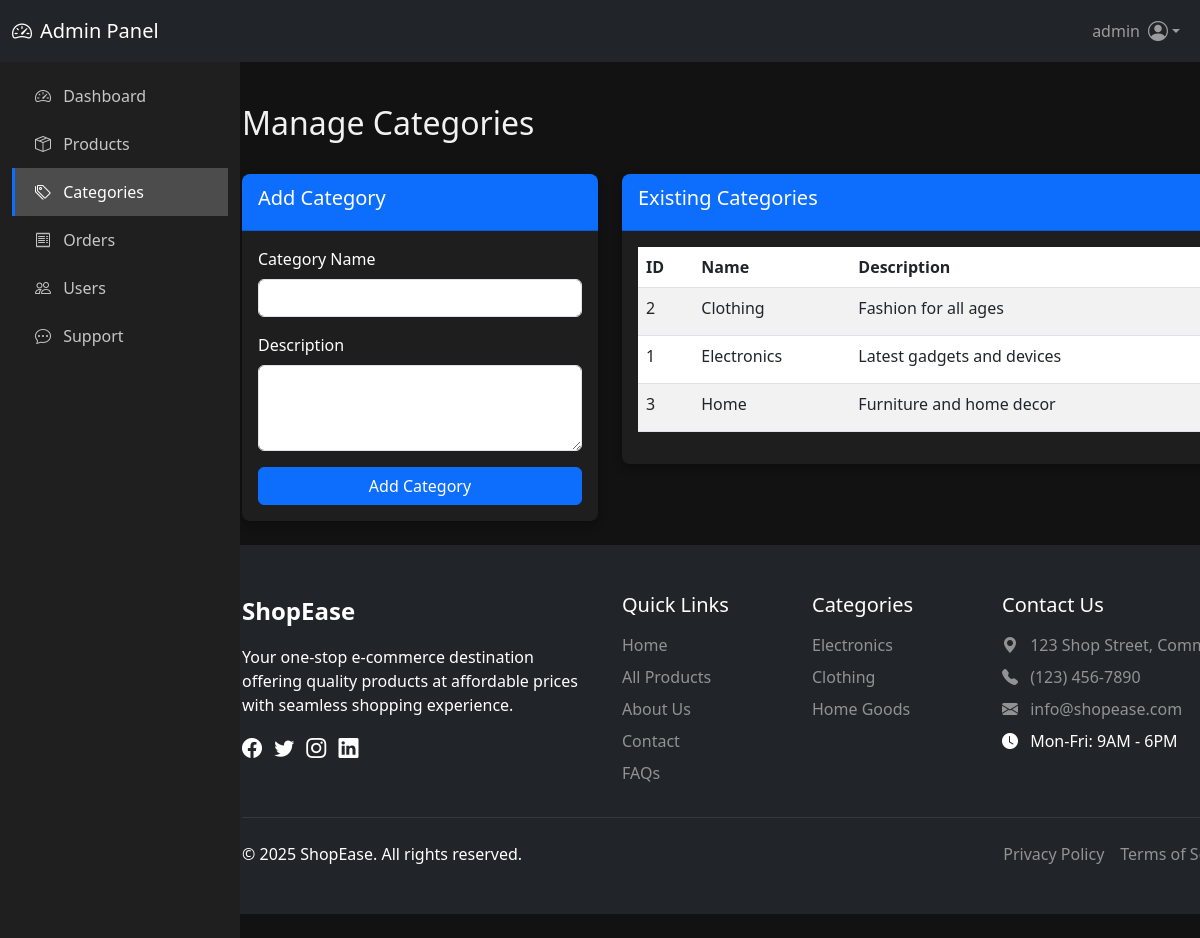
Screenshot of /admin/categories.php (signed in) with the database file from the repository.
### tables this page shows
CREATE TABLE categories (
    id INT AUTO_INCREMENT PRIMARY KEY,
    name VARCHAR(50) NOT NULL UNIQUE,
    description TEXT
);

### admin/categories.php (the view, shortened to what this page needs)
<?php
require_once '../includes/db.php';
$categories = $pdo->query("SELECT * FROM categories ORDER BY name ASC")->fetchAll();
require_once 'header.php';
?>
<div class="container mt-4">
    <div class="d-flex justify-content-between align-items-center mb-4">
        <h2>Manage Categories</h2>
    </div>
    <div class="row">
        <div class="col-md-4 mb-4">
            <div class="card">
                <div class="card-header">
                    <h5><?= isset($_GET['edit']) ? 'Edit' : 'Add' ?> Category</h5>
                </div>
                <div class="card-body">
                    <?php
                    $editing_category = null;
                    ?>
                    <form method="post">
                        <div class="mb-3">
                            <label for="name" class="form-label">Category Name</label>
                            <input type="text" class="form-control" id="name" name="name"
                                   value="<?= $editing_category ? htmlspecialchars($editing_category['name']) : '' ?>"
                                   required>
                        </div>
                        <div class="mb-3">
                            <label for="description" class="form-label">Description</label>
                            <textarea class="form-control" id="description" name="description"
                                      rows="3"><?= $editing_category ? htmlspecialchars($editing_category['description']) : '' ?></textarea>
                        </div>
                        <button type="submit" name="<?= $editing_category ? 'update_category' : 'add_category' ?>"
                                class="btn btn-primary w-100">
                            <?= $editing_category ? 'Update' : 'Add' ?> Category
                        </button>
                    </form>
                </div>
            </div>
        </div>
        <div class="col-md-8">
            <div class="card">
                <div class="card-header">
                    <h5>Existing Categories</h5>
                </div>
                <div class="card-body">
                    <?php if (empty($categories)): ?>
                        <div class="alert alert-info">No categories found.</div>
                    <?php else: ?>
                        <div class="table-responsive">
                            <table class="table table-striped">
                                <thead>
                                    <tr>
                                        <th>ID</th>
                                        <th>Name</th>
                                        <th>Description</th>
                                    </tr>
                                </thead>
                                <tbody>
                                    <?php foreach ($categories as $category): ?>
                                        <tr>
                                            <td><?= $category['id'] ?></td>
                                            <td><?= htmlspecialchars($category['name']) ?></td>
                                            <td><?= htmlspecialchars($category['description']) ?></td>
                                        </tr>
                                    <?php endforeach; ?>
                                </tbody>
                            </table>
                        </div>
                    <?php endif; ?>
                </div>
            </div>
        </div>
    </div>
</div>
<?php require_once '../includes/footer.php'; ?>

### admin/header.php (shortened to what this page needs)
<!DOCTYPE html>
<html lang="en">
<head>
    <link href="https://cdn.jsdelivr.net/npm/bootstrap@5.3.0/dist/css/bootstrap.min.css" rel="stylesheet">
    <link href="https://cdn.jsdelivr.net/npm/bootstrap-icons@1.10.0/font/bootstrap-icons.css" rel="stylesheet">
    <link href="../assets/css/admin.css" rel="stylesheet">
    <link href="https://cdn.datatables.net/1.13.4/css/dataTables.bootstrap5.min.css" rel="stylesheet">
</head>
<body class="admin-body">
<nav class="navbar navbar-expand-lg navbar-dark bg-dark fixed-top">
    <div class="container-fluid">
        <a class="navbar-brand me-auto" href="index.php">
            <i class="bi bi-speedometer2 me-2"></i>Admin Panel
        </a>
        <div class="ms-auto d-flex align-items-center">
            <ul class="navbar-nav">
                <li class="nav-item dropdown">
                    <a class="nav-link dropdown-toggle d-flex align-items-center"
                       href="#" id="adminDropdown" role="button"
                       data-bs-toggle="dropdown" aria-expanded="false">
                        <span class="me-2 d-none d-sm-inline"><?= htmlspecialchars($_SESSION['username']) ?></span>
                        <i class="bi bi-person-circle fs-5"></i>
                    </a>
                </li>
            </ul>
        </div>
    </div>
</nav>
<div class="container-fluid">
    <div class="row">
        <div class="col-md-3 col-lg-2 d-md-block sidebar" id="sidebarMenu">
            <div class="position-sticky pt-3">
                <ul class="nav flex-column">
                    <li class="nav-item">
                        <a class="nav-link <?= basename($_SERVER['PHP_SELF']) == 'index.php' ? 'active' : '' ?>" href="index.php">
                            <i class="bi bi-speedometer2 me-2"></i> Dashboard
                        </a>
                    </li>
                    <li class="nav-item">
                        <a class="nav-link <?= in_array(basename($_SERVER['PHP_SELF']), ['products.php', 'add_product.php', 'edit_product.php']) ? 'active' : '' ?>" href="products.php">
                            <i class="bi bi-box-seam me-2"></i> Products
                        </a>
                    </li>
                    <li class="nav-item">
                        <a class="nav-link <?= basename($_SERVER['PHP_SELF']) == 'categories.php' ? 'active' : '' ?>" href="categories.php">
                            <i class="bi bi-tags me-2"></i> Categories
                        </a>
                    </li>
                    <li class="nav-item">
                        <a class="nav-link <?= basename($_SERVER['PHP_SELF']) == 'orders.php' ? 'active' : '' ?>" href="orders.php">
                            <i class="bi bi-receipt me-2"></i> Orders
                        </a>
                    </li>
                    <li class="nav-item">
                        <a class="nav-link <?= basename($_SERVER['PHP_SELF']) == 'manage_users.php' ? 'active' : '' ?>" href="manage_users.php">
                            <i class="bi bi-people me-2"></i> Users
                        </a>
                    </li>
                    <li class="nav-item">
                        <a class="nav-link <?= basename($_SERVER['PHP_SELF']) == 'chat.php' ? 'active' : '' ?>" href="chat.php">
                            <i class="bi bi-chat-dots me-2"></i> Support
                        </a>
                    </li>
                </ul>
            </div>
        </div>
        <main class="main-content">

### includes/footer.php (shortened to what this page needs)
<footer class="bg-dark text-white py-5">
    <div class="container">
        <div class="row g-4">
            <div class="col-lg-4 col-md-6">
                <div class="footer-about">
                    <a href="index.php" class="d-flex align-items-center mb-3 text-decoration-none">
                        <span class="fs-4 text-white fw-bold">ShopEase</span>
                    </a>
                    <p class="mb-3">Your one-stop e-commerce destination offering quality products at affordable prices with seamless shopping experience.</p>
                    <div class="social-icons">
                        <a href="#" class="text-white me-2" aria-label="Facebook"><i class="bi bi-facebook fs-5"></i></a>
                        <a href="#" class="text-white me-2" aria-label="Twitter"><i class="bi bi-twitter fs-5"></i></a>
                        <a href="#" class="text-white me-2" aria-label="Instagram"><i class="bi bi-instagram fs-5"></i></a>
                        <a href="#" class="text-white" aria-label="LinkedIn"><i class="bi bi-linkedin fs-5"></i></a>
                    </div>
                </div>
            </div>
            <div class="col-lg-2 col-md-6">
                <h5 class="mb-3">Quick Links</h5>
                <ul class="nav flex-column">
                    <li class="nav-item mb-2"><a href="index.php" class="nav-link p-0 text-white-50">Home</a></li>
                    <li class="nav-item mb-2"><a href="products.php" class="nav-link p-0 text-white-50">All Products</a></li>
                    <li class="nav-item mb-2"><a href="about.php" class="nav-link p-0 text-white-50">About Us</a></li>
                    <li class="nav-item mb-2"><a href="contact.php" class="nav-link p-0 text-white-50">Contact</a></li>
                    <li class="nav-item mb-2"><a href="faq.php" class="nav-link p-0 text-white-50">FAQs</a></li>
                </ul>
            </div>
            <div class="col-lg-2 col-md-6">
                <h5 class="mb-3">Categories</h5>
                <ul class="nav flex-column">
                    <li class="nav-item mb-2"><a href="electronics.php" class="nav-link p-0 text-white-50">Electronics</a></li>
                    <li class="nav-item mb-2"><a href="clothing.php" class="nav-link p-0 text-white-50">Clothing</a></li>
                    <li class="nav-item mb-2"><a href="furniture.php" class="nav-link p-0 text-white-50">Home Goods</a></li>
                </ul>
            </div>
            <div class="col-lg-4 col-md-6">
                <h5 class="mb-3">Contact Us</h5>
                <ul class="list-unstyled">
                    <li class="mb-2">
                        <a href="https://maps.google.com" class="text-white-50 text-decoration-none">
                            <i class="bi bi-geo-alt-fill me-2"></i> 123 Shop Street, Commerce City
                        </a>
                    </li>
                    <li class="mb-2">
                        <a href="tel:+1234567890" class="text-white-50 text-decoration-none">
                            <i class="bi bi-telephone-fill me-2"></i> (123) 456-7890
                        </a>
                    </li>
                    <li class="mb-2">
                        <a href="mailto:info@shopease.com" class="text-white-50 text-decoration-none">
                            <i class="bi bi-envelope-fill me-2"></i> info@shopease.com
                        </a>
                    </li>
                    <li class="mb-2">
                        <i class="bi bi-clock-fill me-2"></i> Mon-Fri: 9AM - 6PM
                    </li>
                </ul>
            </div>
        </div>
        <hr class="my-4 border-secondary">
        <div class="d-flex flex-column flex-md-row justify-content-between align-items-center">
            <div class="mb-3 mb-md-0">
                <p class="mb-0">&copy; <?= date('Y') ?> ShopEase. All rights reserved.</p>
            </div>
            <div class="d-flex">
                <a href="privacy.php" class="text-white-50 me-3 text-decoration-none">Privacy Policy</a>
                <a href="terms.php" class="text-white-50 me-3 text-decoration-none">Terms of Service</a>
            </div>
        </div>
    </div>
</footer>

### assets/css/admin.css (style rules this page uses)
html, body { height: 100%; margin: 0; padding: 0; overflow-x: hidden; background-color: #121212; color: #f1f1f1; font-family: 'Segoe UI', Tahoma, Geneva, Verdana, sans-serif; }
.admin-body { display: flex; flex-direction: column; height: 100vh; padding-top: 56px; }
.sidebar { background: #1f1f1f; position: fixed; top: 56px; left: 0; height: calc(100vh - 56px); width: 200px; z-index: 100; overflow-y: auto; }
.sidebar .nav-link { color: rgba(255, 255, 255, 0.75); padding: 0.75rem 1.25rem; border-left: 3px solid transparent; }
.sidebar .nav-link.active { color: #fff; background: rgba(255, 255, 255, 0.2); border-left-color: #0d6efd; }
.main-content { margin-left: 200px; padding: 1.5rem; height: calc(100vh - 56px); overflow-y: auto; display: flex; flex-direction: column; }
.card { flex: 1; display: flex; flex-direction: column; background-color: #1e1e1e; color: #fff; border: none; border-radius: 8px; overflow: hidden; box-shadow: 0 4px 10px rgba(0,0,0,0.3); }
.card-header { background-color: #0d6efd; color: white; padding: 0.75rem 1rem; font-weight: 500; display: flex; justify-content: space-between; align-items: center; }
@media (min-width: 768px) { .col-md-3 { width: 20%; } }

### rows the page displays
categories: id "2", name "Clothing", description "Fashion for all ages"
categories: id "1", name "Electronics", description "Latest gadgets and devices"
categories: id "3", name "Home", description "Furniture and home decor"

### other values shown
$_SESSION['username'] "admin"
